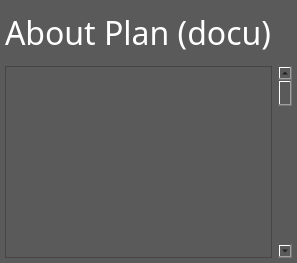
               <widget class="QWidget" name="page_about_plan">
                <property name="styleSheet">
                 <string notr="true">background:rgb(91,90,90);</string>
                </property>
                <layout class="QGridLayout" name="gridLayout_4">
                 <property name="leftMargin">
                  <number>5</number>
                 </property>
                 <property name="topMargin">
                  <number>5</number>
                 </property>
                 <property name="rightMargin">
                  <number>5</number>
                 </property>
                 <property name="bottomMargin">
                  <number>5</number>
                 </property>
                 <item row="0" column="0">
                  <widget class="QLabel" name="lab_plan_2">
                   <property name="minimumSize">
                    <size>
                     <width>0</width>
                     <height>55</height>
                    </size>
                   </property>
                   <property name="maximumSize">
                    <size>
                     <width>16777215</width>
                     <height>55</height>
                    </size>
                   </property>
                   <property name="font">
                    <font>
                     <family>Segoe UI Semilight</family>
                     <pointsize>24</pointsize>
                    </font>
                   </property>
                   <property name="styleSheet">
                    <string notr="true">color:rgb(255,255,255);</string>
                   </property>
                   <property name="text">
                    <string>&lt;html&gt;&lt;head/&gt;&lt;body&gt;&lt;p&gt;&lt;span style=&quot; color:#ffffff;&quot;&gt;About Plan (docu)&lt;/span&gt;&lt;/p&gt;&lt;/body&gt;&lt;/html&gt;</string>
                   </property>
                  </widget>
                 </item>
                 <item row="1" column="0">
                  <widget class="QTextEdit" name="textEdit_plan"/>
                 </item>
                 <item row="1" column="1">
                  <widget class="QScrollBar" name="verticalScrollBar">
                   <property name="orientation">
                    <enum>Qt::Vertical</enum>
                   </property>
                  </widget>
                 </item>
                </layout>
               </widget>
